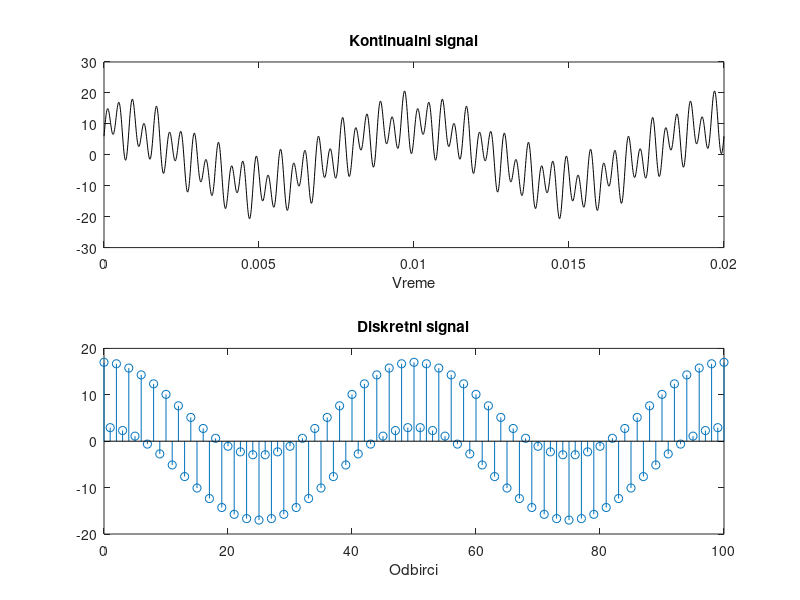

The MATLAB script that drew this image:
%Definisanje trajanja intervala na kojem se posmatra signal u sekundama
Tmax=0.02;
%Definisanje ucestanosti na kojima se nalaze komponente u signalu
fk=[100 1500 2500];
%Definisanje amplituda prisutnih komponenti
Ak=[10 4 7];
%Definisanje kontinualnog signala, trajanja 5 ms
tk = 0 : 0.00001: Tmax;
Xk = Ak(1)*cos (2*pi*fk(1)*tk) - Ak(2)*cos (2*pi*fk(2)*tk) + Ak(3)*sin (2*pi*fk(3)*tk);
%Odredjivanje snage pojedinih komponenti prisutnih u signalu
Pk = Ak.*Ak/2;
%Ukupna snaga signala Xk
Ptotal = sum (Pk)
%Procenat snage koja otpada na pojedine komponente
Pperc = Pk/Ptotal
%Obzirom da su procenti ukupne snage po pojedinim komponentama u ovom
%slucaju 80%, 12.8%, 7.2%, komponenta na ucestanosti f=2500 Hz nosi manje
%od 10% ukupne snage pa je komponenta na najvisoj ucestanosti koja pri tome
%nosi vise od 10% ukupne snage ona na 1500 Hz
fmax = 2500;
%Definisanje ucestanosti odabiranja
fs = 2*fmax; Ts = 1/fs;
%Formiranje diskretnog signala
td = 0 : Ts: Tmax;
Xd = Ak(1)*cos (2*pi*fk(1)*td) + Ak(3)*cos (2*pi*fk(3)*td);
%Crtanje kontinualnog signala
subplot (2, 1, 1), plot (tk, Xk,'k');
%ylim ([-25 25]); % ogranici opseg y-ose
title ('Kontinualni signal'); % daj ime grafiku
xlabel ('Vreme'); % komentarisi prirodu x-ose
%Crtanje diskretnog signala
subplot (2, 1, 2), stem (0:length(td)-1, Xd);
%ylim ([-25 25]); % ogranici opseg y-ose
title ('Diskretni signal'); % daj ime grafiku
xlabel ('Odbirci'); % komentarisi prirodu x-ose 
